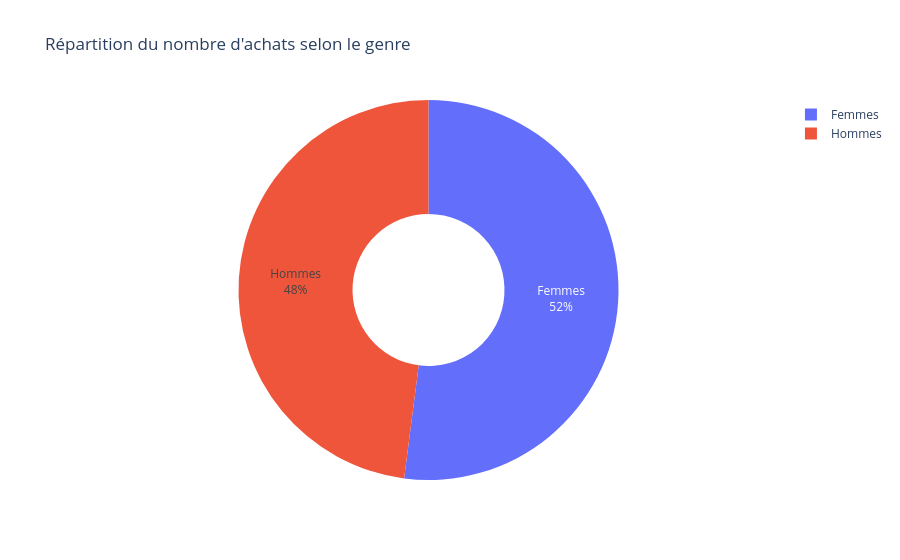

Here is the notebook cell this chart was saved with:
### Code cell
repartition_achats_genre = (
    ventes_stats.groupby('genre', as_index=False)
    .agg(nombre_achats=('id_produit', 'count'))
)

figure_achats_genre = px.pie(
    repartition_achats_genre,
    names='genre',
    values='nombre_achats',
    hole=0.4,
    title="Répartition du nombre d'achats selon le genre"
)

figure_achats_genre.update_traces(
    textinfo='percent+label'
)

figure_achats_genre.show()

### Figure 1 — Plotly figure (JSON) as saved in the notebook; plotly's stock layout.template omitted (floating-point values rounded to 4 significant figures)
{"data": [{"domain": {"x": [0, 1], "y": [0, 1]}, "hole": 0.4, "hovertemplate": "genre=%{label}<br>nombre_achats=%{value}<extra></extra>", "labels": ["Femmes", "Hommes"], "legendgroup": "", "name": "", "showlegend": true, "textinfo": "percent+label", "type": "pie", "values": [333494, 307240]}], "layout": {"legend": {"tracegroupgap": 0}, "title": {"text": "Répartition du nombre d'achats selon le genre"}}}
